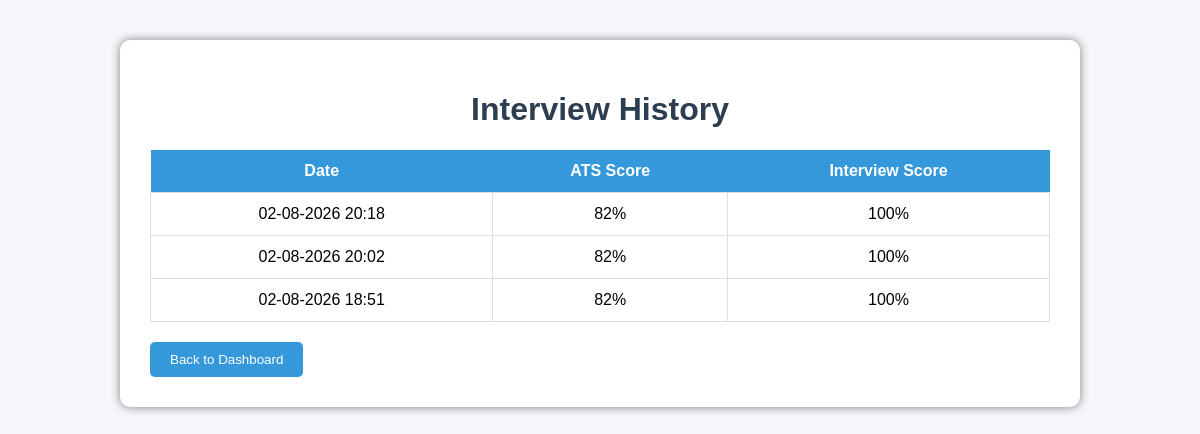
/history (signed in), run on an earlier commit of the app's database.
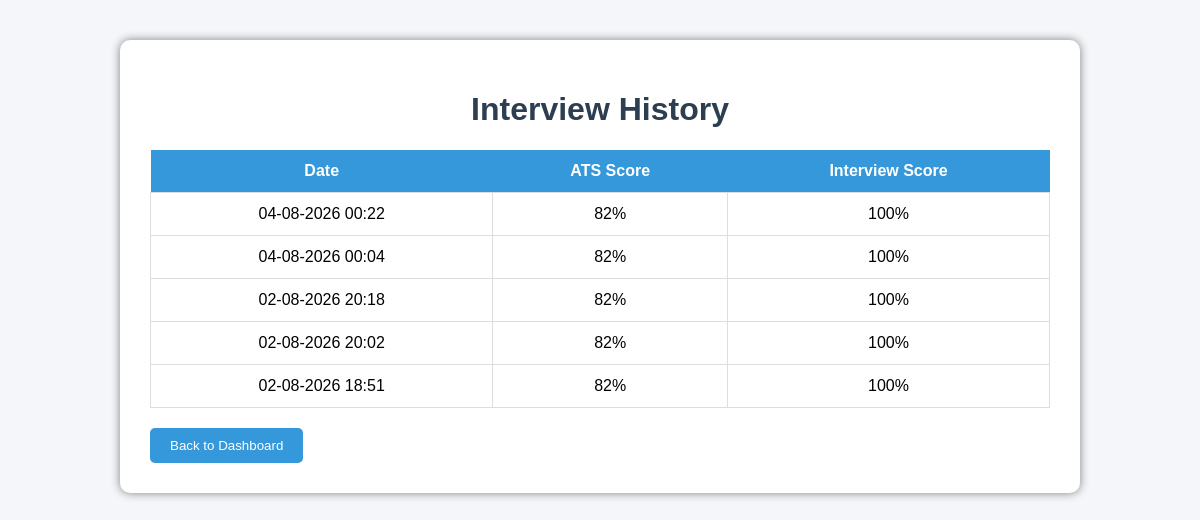
And on a later commit of the database.
### tables this page shows
CREATE TABLE interview_history (
    id INTEGER PRIMARY KEY AUTOINCREMENT,
    user_id INTEGER,
    interview_score INTEGER,
    ats_score INTEGER,
    interview_date TEXT
);

### app.py (the view)
@app.route("/history")
def history():
    if "user_id" not in session:
        return redirect(url_for("login"))
    conn = get_db_connection()
    history = conn.execute(
        """
        SELECT *
        FROM interview_history
        WHERE user_id=?
        ORDER BY id DESC
        """,
        (session["user_id"],)
    ).fetchall()
    conn.close()
    return render_template(
        "history.html",
        history=history
    )

### app.py (called while the page is built)
def get_db_connection():
    conn = sqlite3.connect(DATABASE)
    conn.row_factory = sqlite3.Row
    return conn

### templates/history.html (shortened to what this page needs)
<!DOCTYPE html>
<html>
<head>
</head>
<body>
<div class="container">
<h1>Interview History</h1>
<table>
<tr>
<th>Date</th>
<th>ATS Score</th>
<th>Interview Score</th>
</tr>
{% for row in history %}
<tr>
<td>{{ row["interview_date"] }}</td>
<td>{{ row["ats_score"] }}%</td>
<td>{{ row["interview_score"] }}%</td>
</tr>
{% endfor %}
</table>
<a href="{{ url_for('dashboard') }}">
<button>Back to Dashboard</button>
</a>
</div>
</body>
</html>

What changed in the data, as far as the page shows it:
added interview_history: interview_date "04-08-2026 00:22", ats_score "82", interview_score "100"
added interview_history: interview_date "04-08-2026 00:04", ats_score "82", interview_score "100"
